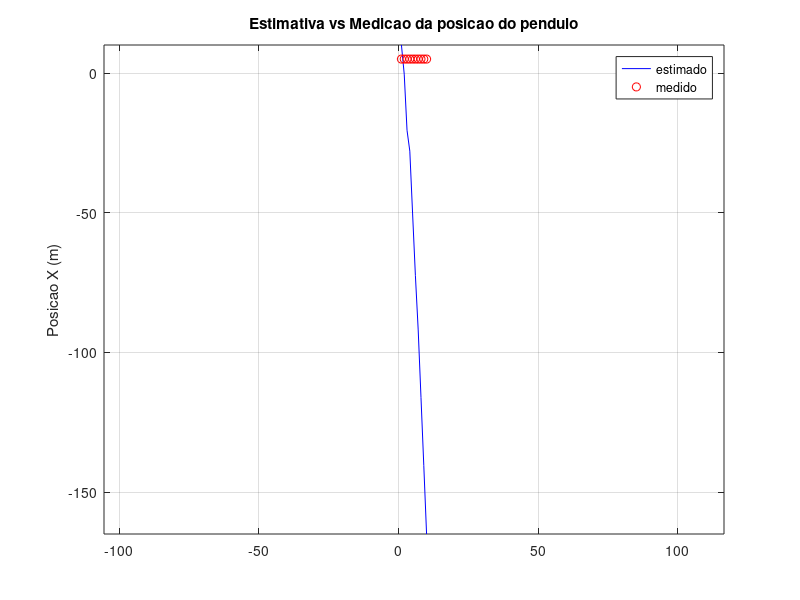

MATLAB code for this plot:
close all
clear all

%Sistema dinamico nao-linear: Pendulo de corda L

%%%%%%%%%%%%%%%%%%%%%%%%%%%%%%%%%%%%%%%%%%%%%%% DADOS INICIAIS %%%%%%%%%%%%%%%%%%%%%%%%%%%%%%%%%%%%%%%%%%%%%%%%%%%%%%%%%%%%%

sigma_acel_ang = 1;                                                        %Constante de desvio da aceleracao (rad/s^2)
sigma_med_pos = 0.01;                                                      %Desvio da medicao de posicao (m)
g = 9.8;                                                                   %Valor da gravidade g (m/s^2)
delta_tempo = 0.05;                                                        %Variacao no tempo (s)
L = 0.5;                                                                   %Valor da corda L (m)


%Matriz 2x1 de estimativas. [angulo ; velocidade_angular]
x = zeros(2, 1); 
x(1) = 0.0873;

%Matriz F, jacobiano de F (dF) e transposta de dF
F = [x(1)+x(2)*delta_tempo ; 
     x(2) - (g/L)*sin(x(1))*delta_tempo];

dF = [1 delta_tempo ; 
     (-g/L)*cos(x(1))*delta_tempo 1];

dFt = transpose(dF);

%Matriz H, jacobiano de H (dH) e transposta de dH
H = L*sin(x(1)); 

dH = [L*cos(x(1)) 0];

dHt = transpose(dH);

%Matriz P 2x2 de covariancia de posicao
P = zeros(2,2);          
for i = 1:1:2           
    P(i,i) = 5;                                                            %Preenche a diagonal principal da matriz P
end

%Matriz Q de ruido da covariancia
Q = [(delta_tempo^4)/4 (delta_tempo^3)/2 ; 
     (delta_tempo^3)/2 delta_tempo^2]*sigma_acel_ang^2 ;

%Matriz R de covariancia de ruido da medicao 
R = sigma_med_pos^2; 

%Matriz identidade
I = eye(2);        

%%%%%%%%%%%%%%%%%%%%%%%%%%%%%%%%%%%%%%%%%%%%%%%%%%%%%%%%%%%%%%%%%%%%%%%%%%%%%%%%%%%%%%%%%%%%%%%%%%%%%%%%%%%%%%%%%%%%%%%%%%%%

%%%%%%%%%%%%%%%%%%%%%%%%%%%%%%%%%%%%%%%%%%%%%%% ALGORITMO DE KALMAN %%%%%%%%%%%%%%%%%%%%%%%%%%%%%%%%%%%%%%%%%%%%%%%%%%%%%%%%

load medidas_extended02.mat


estimados = zeros(2, 10);                                                  %Matriz auxiliar de estimativa
medidos = zeros(1, 10);                                                    %Matriz auxiliar de medicao

for i=1:1:10

    F = [x(1)+x(2)*delta_tempo ; 
         x(2) - (g/L)*sin(x(1))*delta_tempo];
    dF = [1 delta_tempo ; 
         (-g/L)*cos(x(1))*delta_tempo 1];
    dFt = transpose(dF);
    
    x = F;                                                                 %Predicao da estimativa
    
    P = dF*P*dFt + Q;                                                      %Predicao da covariancia
    
    z = input(sprintf('Digite z: '));                                      %Dado de medicao da posicao                                     
    
    H = L*sin(x(1));
    dH = [L*cos(x(1)) 0];
    dHt = transpose(dH);
    
    K = P*dHt*(dH*P*dHt + R)^(-1);                                         %Atualizacao do Ganho de Kalman
    Kt = transpose(K);
    
    x = x + K*(z - H);                                                     %Atualizacao da estimativa
    
    P = (I - K*dH)*P*(transpose(I - K*dH)) + K*R*Kt;                       %Atualizacao da covariancia

    estimados(:,i) = x;                                                    %Matriz auxiliar recebe x, no tempo i
    medidos(:,i) = z;                                                      %Matriz auxiliar recebe z, no tempo i

end

estimado = estimados(1,:);                                                 %Armazena as estimativas da posicao X 
medido = medidos(1,:);

%Plot do grafico da posicao X
figure
plot(estimado, 'b')                                                        %Dados estimados
hold on
plot(medido, 'ro')                                                         %Dados medidos
ylabel('Posicao X (m)');
axis('equal')
title('Estimativa vs Medicao da posicao do pendulo');
legend('estimado','medido');
grid on;

%%%%%%%%%%%%%%%%%%%%%%%%%%%%%%%%%%%%%%%%%%%%%%%%%%%%%%%%%%%%%%%%%%%%%%%%%%%%%%%%%%%%%%%%%%%%%%%%%%%%%%%%%%%%%%%%%%%%%%%%%%%%
